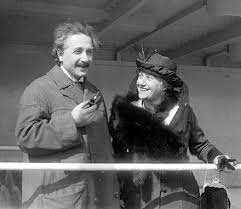
#> input picture imageprocessingpratice/einstein.jpg, 241 x 209 px
$ python yeni2.py
#> lines starting #> are read from the running program, lines starting #| are printed output that depends on the picture
import cv2
import matplotlib.pyplot as plt
import  numpy as np
img=cv2.imread("einstein.jpg",0)
#> img is the input picture: shape (209, 241); min 0, max 255, mean 95.5
equ=cv2.equalizeHist(img)
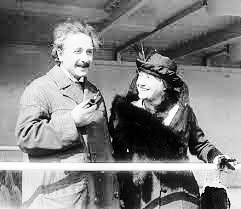
#> equ: shape (209, 241); min 0, max 255, mean 127.9
res=np.hstack((img,equ))
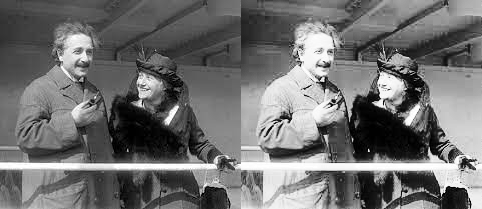
#> res: shape (209, 482); min 0, max 255, mean 111.7
#histogramları kıyaslama
hist1=cv2.calcHist([img],[0],None,[256],[0,256])
#> hist1 = 256 values, max 686 at index 68, min 17 at index 198, mean 196.8
hist2=cv2.calcHist([equ],[0],None,[256],[0,256])
#> hist2 = 256 values, max 686 at index 75, min 0 at index 32, mean 196.8
plt.figure(1)
plt.plot(hist1)
plt.figure(2)
plt.plot(hist2)
cv2.imshow("image", res)
cv2.waitKey(0)
cv2.destroyAllWindows()
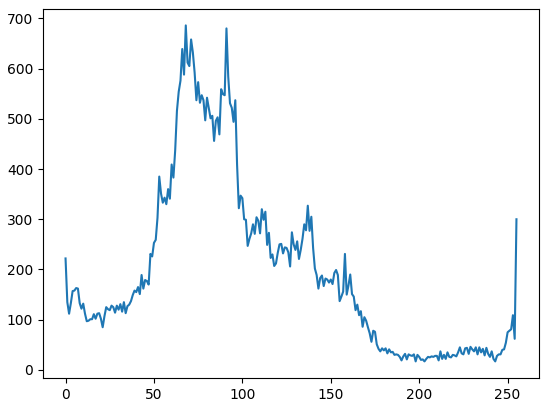
#> figure drawn by matplotlib, 1 panel; curve peaks at x = 68, y = 686
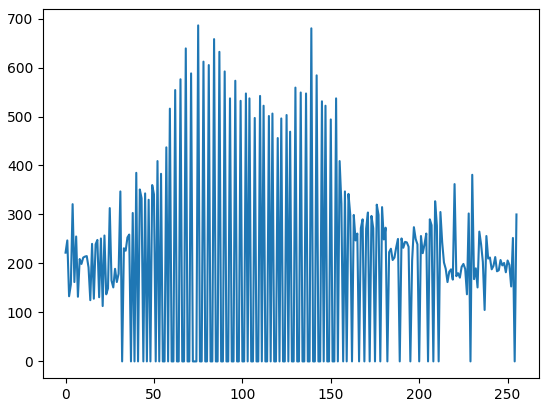
#> figure drawn by matplotlib, 1 panel; curve peaks at x = 75, y = 686

$ run again, with imageprocessingpratice/hand.jpg copied over imageprocessingpratice/einstein.jpg
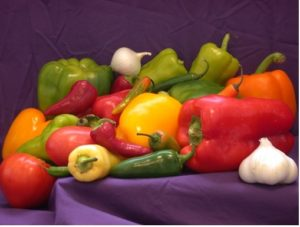
#> input picture imageprocessingpratice/hand.jpg, 300 x 227 px
#> `res=np.hstack((img,equ))`:
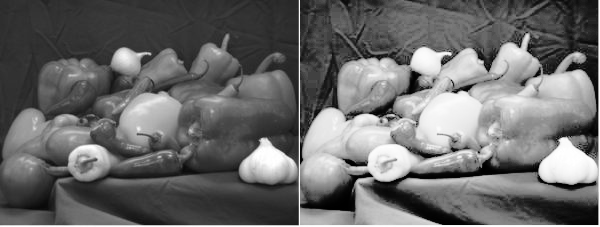
#> res: shape (227, 600); min 0, max 255, mean 106.6
#> hist1 = 256 values, max 2547 at index 49, min 0 at index 0, mean 266
#> hist2 = 256 values, max 2547 at index 65, min 0 at index 11, mean 266
#> `cv2.destroyAllWindows()`:
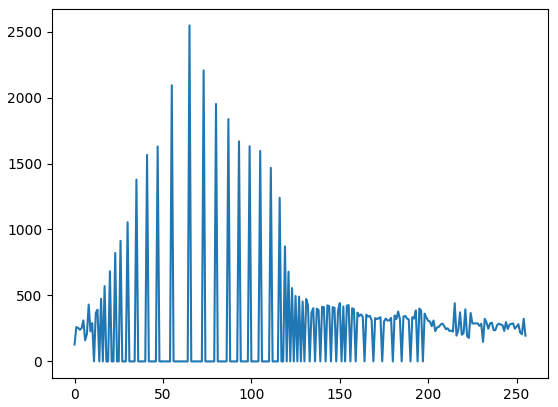
#> figure drawn by matplotlib, 1 panel; curve peaks at x = 65, y = 2547
